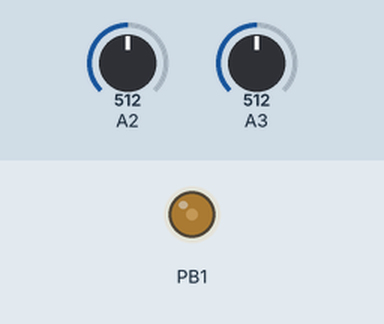
A sketch run on a simulated ATtiny85, built with avr-gcc and run on an emulated ATtiny85. Shown: output pins drawn as LEDs (lit = HIGH). The inputs (shaded band) are chosen by the test bench; at power-on: A2 = 512, A3 = 512. Random numbers use the default seed unless the sketch sets one.

Above: at 1.2 s.
1.3 s: A2 set to 752
At 2.9 s:
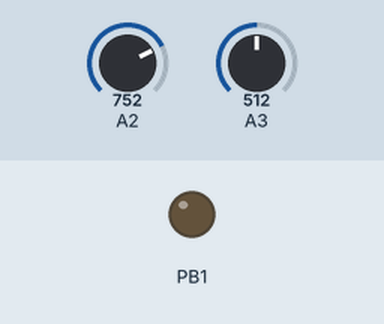
4.3 s: A2 set to 716
At 4.67 s:
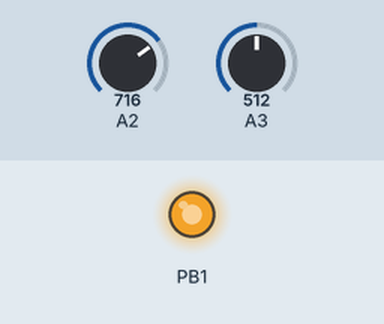
7.3 s: A3 set to 900
10.3 s: A3 set to 0
Timing chart, 0 to 12.8 s (numbered marks = the images above; inputs shaded):
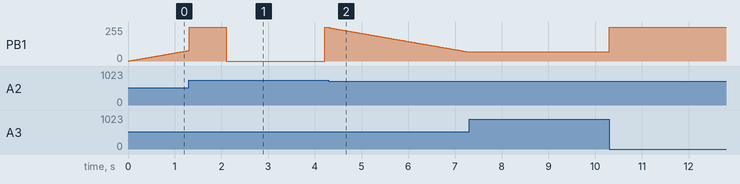

The sketch:

Protean_modulator.ino
```cpp
//////////////////////////
//  Protean modulator   //
//    for ATtiny 85     //
// Kinetik Laboratories //
//    Pangrus 2015      //
//////////////////////////

int delayTime;
int waveform;
int sampleholdWave = 128;
int triangleWave = 0;
int smoothRndOld = 127;
int smoothRndNew = 128;
int smoothRndOut = 128;
int maxOutput = 255;

void setup() {
  pinMode(1, OUTPUT);
  pinMode(2, INPUT);
  pinMode(3, INPUT);
  TCCR0A = 2 << COM0A0 | 2 << COM0B0 | 3 << WGM00;
  TCCR0B = 0 << WGM02 | 1 << CS00;
}

void loop() {
  for (int x = 0; x <= 255; x++) {
    waveform = analogRead(2);
    if (analogRead (3) < 5) waveform = -1;
    delayTime = map(analogRead (3), 0, 1023, 32000, 1);
    if (waveform == -1) analogWrite(1, maxOutput);
    if (waveform >= 0  && waveform <=  100 ) analogWrite(1, SmoothRnd());
    if (waveform > 100  && waveform <=  280 ) analogWrite(1, Triangle(x));
    if (waveform > 280  && waveform <= 512 ) analogWrite(1, x);
    if (waveform > 512 && waveform <= 743 ) analogWrite(1, 255 - x);
    if (waveform > 742 && waveform <= 923 ) analogWrite(1, Square(x));
    if (waveform > 923 ) analogWrite(1, Samplehold(x));
    delayMicroseconds (delayTime);
  }
}

int Triangle(int x) {
  if (x == 0) triangleWave = 0;
  if (x > 0 and x <= 126) triangleWave = triangleWave + 2;
  if (x > 127 and x <= 253) triangleWave = triangleWave - 2;
  return triangleWave;
}

int Square (int x) {
  if (x <= 127) return maxOutput;
  if (x > 127) return 0;
}

int Samplehold(int x) {
  if (x == sampleholdWave) sampleholdWave = random(maxOutput);
  return sampleholdWave;
}

int SmoothRnd() {
  if (smoothRndOld == smoothRndNew) smoothRndOld = random(255);
  if (smoothRndOld  > smoothRndNew) smoothRndNew++;
  if (smoothRndOld  < smoothRndNew) smoothRndNew--;
  return smoothRndNew;
}
```
